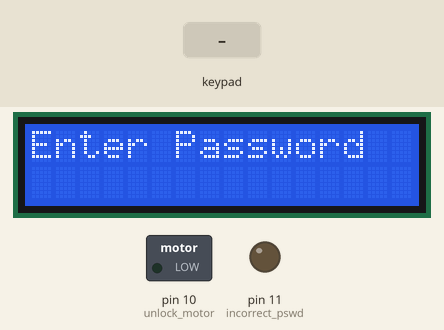
This sketch was run on a simulated Arduino Mega 2560, built with avr-gcc and run on an emulated ATmega2560. Parts: 16×2 character LCD, switched loads named in the sketch (green lamp = pin HIGH), output pins drawn as LEDs (lit = HIGH). Inputs (shaded band) come from the test bench. EEPROM starts erased.

Above: at 3.2 s.
3.3 s: keypad keys 1 2 3 4 pressed 0.4 s apart
At 5.2 s:
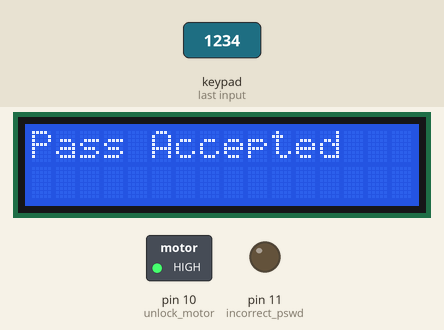
7.9 s: keypad keys 1 3 9 7 # pressed 0.4 s apart
At 10.6 s:
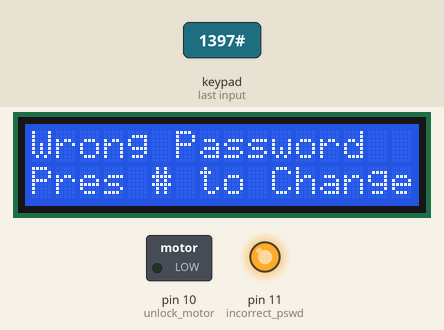
12.9 s: key '*' pressed
At 13.5 s:
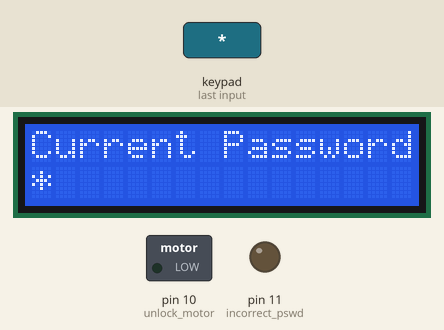
14.4 s: key '#' pressed
At 15.6 s:
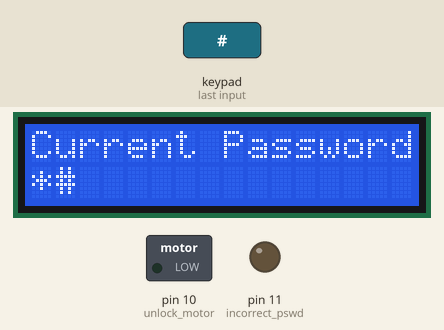
15.9 s: keypad keys 1 2 3 4 * pressed 0.4 s apart
At 19.0 s:
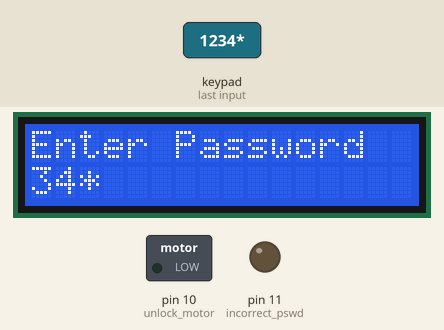
19.6 s: key '*' pressed
At 19.7 s:
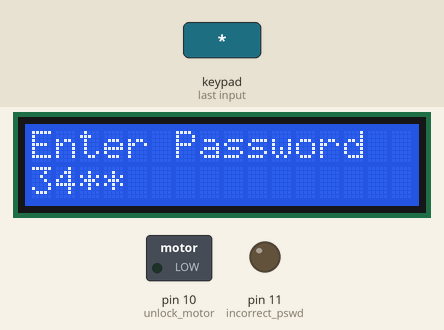
Timing chart, 0 to 22.3 s (numbered marks = the images above; inputs shaded):
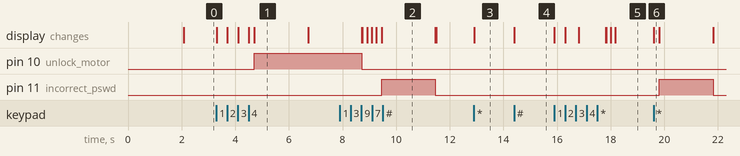

Measured:
- after the input at 3.3 s, pin 10 (unlock_motor): LOW → HIGH after 1.4 s; the display: first changes at once (image 1 shows a later state)
- after the input at 7.9 s, pin 11 (incorrect_pswd): LOW → HIGH after 1.6 s, → LOW 2.0 s later; the display: first differs from a run without the input after 0.84 s (image 2 shows a later state)
- after the input at 12.9 s, the display: changes at once (image 3)
- after the input at 14.4 s, the display: changes at once (image 4)
- after the input at 15.9 s, the display: first changes at once (image 5 shows a later state)
- after the input at 19.6 s, pin 11 (incorrect_pswd): LOW → HIGH after 0.21 s, → LOW 2.0 s later; the display: changes at once (image 6)
- what the display in image 1 shows lasts 2.0 s, from 4.7 s to 6.7 s

The sketch:

keypad_lcd_unlock.ino
```cpp
#include "Keypad.h"
#include "LiquidCrystal.h"
#include "EEPROM.h"

LiquidCrystal liquid_crystal_display(9,8,7,6,5,4);
char password[4];
char initial_password[4],new_password[4];
int i=0;
int unlock_motor = 10;
int incorrect_pswd = 11;
char key_pressed=0;
const byte rows = 4;
const byte columns = 3;
char hexaKeys[rows][columns] = {
  {'1','2','3'},
  {'4','5','6'},
  {'7','8','9'},
  {'*','0','#'}
};

byte row_pins[rows] = {A1, 2, A5, A3};
byte column_pins[columns] = {A2, A0, A4};

Keypad keypad_key = Keypad( makeKeymap(hexaKeys), row_pins, column_pins, rows, columns);

void setup()
{
  pinMode(unlock_motor, OUTPUT);
  pinMode(incorrect_pswd, OUTPUT);
  liquid_crystal_display.begin(16,2);
  liquid_crystal_display.print("UCF Knights");
  liquid_crystal_display.setCursor(0,1);
  liquid_crystal_display.print("Keyless Entry");
  delay(2000);
  liquid_crystal_display.clear();
  liquid_crystal_display.print("Enter Password");
  liquid_crystal_display.setCursor(0,1);
  initialpassword();
}

void loop()
{
  digitalWrite(unlock_motor, LOW);
  digitalWrite(incorrect_pswd, LOW);
  key_pressed = keypad_key.getKey();
  if(key_pressed=='#')
    change();
  if (key_pressed)
  {
    password[i++]=key_pressed;
    liquid_crystal_display.print(key_pressed);
      }
  if(i==4)
  {
    delay(200);
    for(int j=0;j<4;j++)
      initial_password[j]=EEPROM.read(j);
    if(!(strncmp(password, initial_password,4)))
    {
      liquid_crystal_display.clear();
      liquid_crystal_display.print("Pass Accepted");
      digitalWrite(unlock_motor, HIGH);
      delay(2000);
      liquid_crystal_display.setCursor(0,1);
      liquid_crystal_display.print("Pres # to change");
      delay(2000);
      liquid_crystal_display.clear();
      liquid_crystal_display.print("Enter Password:");
      liquid_crystal_display.setCursor(0,1);
      i=0;
    }
    else
    {
      digitalWrite(unlock_motor, LOW);
      liquid_crystal_display.clear();
      liquid_crystal_display.print("Wrong Password");
      digitalWrite(incorrect_pswd, HIGH);
      liquid_crystal_display.setCursor(0,1);
      liquid_crystal_display.print("Pres # to Change");
      delay(2000);
      liquid_crystal_display.clear();
      liquid_crystal_display.print("Enter Password");
      liquid_crystal_display.setCursor(0,1);
      i=0;
    }
  }
}

void change()
{
  int j=0;
  liquid_crystal_display.clear();
  liquid_crystal_display.print("Current Password");
  liquid_crystal_display.setCursor(0,1);
  while(j<4)
  {
    char key=keypad_key.getKey();
    if(key)
    {
      new_password[j++]=key;
      liquid_crystal_display.print(key);
    }
    key=0;
  }
  delay(500);
  if((strncmp(new_password, initial_password, 4)))
  {
    liquid_crystal_display.clear();
    liquid_crystal_display.print("Wrong Password");
    liquid_crystal_display.setCursor(0,1);
    liquid_crystal_display.print("Try Again");
    delay(1000);
  }
  else
  {
    j=0;
    liquid_crystal_display.clear();
    liquid_crystal_display.print("New Password:");
    liquid_crystal_display.setCursor(0,1);
    while(j<4)
    {
      char key=keypad_key.getKey();
      if(key)
      {
        initial_password[j]=key;
        liquid_crystal_display.print(key);
        EEPROM.write(j,key);
        j++;
      }
    }
    liquid_crystal_display.print("Pass Changed");
    delay(1000);
  }
  liquid_crystal_display.clear();
  liquid_crystal_display.print("Enter Password");
  liquid_crystal_display.setCursor(0,1);
  key_pressed=0;
}

void initialpassword(){
  for(int j=0;j<4;j++)
    EEPROM.write(j, j+49);
  for(int j=0;j<4;j++)
    initial_password[j]=EEPROM.read(j);
}
```

finger.cpp
```cpp
#include <string.h>
#include <SoftwareSerial.h>
#include "finger.h"


uint8_t finger_RxBuf[9];
uint8_t finger_TxBuf[9];

uint8_t  Finger_SleepFlag = 0;


SoftwareSerial mySerial(10, 11); // RX, TX


/***************************************************************************
* @brief      initialize the SoftwareSerial to communicate with Fingerprint module
****************************************************************************/
void Finger_SoftwareSerial_Init(void)
{
	mySerial.begin(19200);
}

/***************************************************************************
* @brief      Send a byte of data to the serial port
* @param      temp : Data to send
****************************************************************************/
void  TxByte(uint8_t temp)
{
	mySerial.write(temp);
}

/***************************************************************************
* @brief      send a command, and wait for the response of module
* @param      Scnt: The number of bytes to send
	      Rcnt: expect the number of bytes response module
	      Nms: wait timeout: Delay
* @return     ACK_SUCCESS: success
  	      other: see the macro definition
****************************************************************************/
uint8_t TxAndRxCmd(uint8_t Scnt, uint8_t Rcnt, uint16_t Nms)
{
	uint8_t  i, j, CheckSum;
	uint16_t   uart_RxCount = 0;
	unsigned long  time_before = 0;
	unsigned long  time_after = 0;
	uint8_t   overflow_Flag = 0;;

	 TxByte(CMD_HEAD);
	 CheckSum = 0;
	 for (i = 0; i < Scnt; i++)
	 {
		TxByte(finger_TxBuf[i]);
		CheckSum ^= finger_TxBuf[i];
	 }
	 TxByte(CheckSum);
	 TxByte(CMD_TAIL);

	 memset(finger_RxBuf,0,sizeof(finger_RxBuf));   ////////

	 mySerial.flush();  /////

	 // Receive time out: Nms
	time_before = millis();
	 do
	 {
		overflow_Flag = 0;
		if(mySerial.available())
		{
			finger_RxBuf[uart_RxCount++] = mySerial.read();
		}
		time_after = millis();
		if(time_before > time_after)   //if overflow (go back to zero)
		{
			time_before = millis();	  // get time_before again
			overflow_Flag = 1;
		}

	 } while (((uart_RxCount < Rcnt) && (time_after - time_before < Nms)) || (overflow_Flag == 1));

	 if (uart_RxCount != Rcnt)return ACK_TIMEOUT;
	 if (finger_RxBuf[0] != CMD_HEAD) return ACK_FAIL;
	 if (finger_RxBuf[Rcnt - 1] != CMD_TAIL) return ACK_FAIL;
	 if (finger_RxBuf[1] != (finger_TxBuf[0])) return ACK_FAIL;
	 CheckSum = 0;
	 for (j = 1; j < uart_RxCount - 1; j++) CheckSum ^= finger_RxBuf[j];
	 if (CheckSum != 0) return ACK_FAIL;
 	 return ACK_SUCCESS;
}

/***************************************************************************
* @brief      Query the number of existing fingerprints
* @return     0xFF: error
  	      other: success, the value is the number of existing fingerprints
****************************************************************************/
uint8_t GetUserCount(void)
{
  uint8_t m;

	finger_TxBuf[0] = CMD_USER_CNT;
	finger_TxBuf[1] = 0;
	finger_TxBuf[2] = 0;
	finger_TxBuf[3] = 0;
	finger_TxBuf[4] = 0;

	m = TxAndRxCmd(5, 8, 200);

	if (m == ACK_SUCCESS && finger_RxBuf[4] == ACK_SUCCESS)
	{
	    return finger_RxBuf[3];
	}
	else
	{
	 	return 0xFF;
	}
}

/***************************************************************************
* @brief      Get Compare Level
* @return     0xFF: error
  	      other: success, the value is compare level
****************************************************************************/
uint8_t GetcompareLevel(void)
{
	uint8_t m;

	finger_TxBuf[0] = CMD_COM_LEV;
	finger_TxBuf[1] = 0;
	finger_TxBuf[2] = 0;
	finger_TxBuf[3] = 1;
	finger_TxBuf[4] = 0;

	m = TxAndRxCmd(5, 8, 200);

	if (m == ACK_SUCCESS && finger_RxBuf[4] == ACK_SUCCESS)
	{
	    return finger_RxBuf[3];
	}
	else
	{
	 	return 0xFF;
	}
}

/***************************************************************************
* @brief      Set Compare Level
* @param      temp: Compare Level,the default value is 5, can be set to 0-9, the bigger, the stricter
* @return     0xFF: error
  	      other: success, the value is compare level
****************************************************************************/
uint8_t SetcompareLevel(uint8_t temp)
{
	uint8_t m;

	finger_TxBuf[0] = CMD_COM_LEV;
	finger_TxBuf[1] = 0;
	finger_TxBuf[2] = temp;
	finger_TxBuf[3] = 0;
	finger_TxBuf[4] = 0;

	m = TxAndRxCmd(5, 8, 200);

	if (m == ACK_SUCCESS && finger_RxBuf[4] == ACK_SUCCESS)
	{
	    return finger_RxBuf[3];
	}
	else
	{
	 	return 0xFF;
	}
}

/***************************************************************************
* @brief      Get the time that fingerprint collection wait timeout
* @return     0xFF: error
  	      other: success, the value is the time that fingerprint collection wait timeout
****************************************************************************/
uint8_t GetTimeOut(void)
{
	uint8_t m;

	finger_TxBuf[0] = CMD_TIMEOUT;
	finger_TxBuf[1] = 0;
	finger_TxBuf[2] = 0;
	finger_TxBuf[3] = 1;
	finger_TxBuf[4] = 0;

	m = TxAndRxCmd(5, 8, 200);

	if (m == ACK_SUCCESS && finger_RxBuf[4] == ACK_SUCCESS)
	{
	    return finger_RxBuf[3];
	}
	else
	{
	 	return 0xFF;
	}
}

/***************************************************************************
* @brief      Register fingerprint
* @return     ACK_SUCCESS: success
  	      other: see the macro definition
****************************************************************************/
uint8_t AddUser(void)
{
	uint8_t m;

	m = GetUserCount();
	if (m >= USER_MAX_CNT)
		return ACK_FULL;


	finger_TxBuf[0] = CMD_ADD_1;
	finger_TxBuf[1] = 0;
	finger_TxBuf[2] = m +1;
	finger_TxBuf[3] = 3;
	finger_TxBuf[4] = 0;
	m = TxAndRxCmd(5, 8, 6000);
	if (m == ACK_SUCCESS && finger_RxBuf[4] == ACK_SUCCESS)
	{
		finger_TxBuf[0] = CMD_ADD_3;
		m = TxAndRxCmd(5, 8, 6000);
		if (m == ACK_SUCCESS && finger_RxBuf[4] == ACK_SUCCESS)
		{
			return ACK_SUCCESS;
		}
		else
		return ACK_FAIL;
	}
	else
		return ACK_FAIL;
}

/***************************************************************************
* @brief      Clear fingerprints
* @return     ACK_SUCCESS:  success
  	      ACK_FAIL:     error
****************************************************************************/
uint8_t  ClearAllUser(void)
{
 	uint8_t m;

	finger_TxBuf[0] = CMD_DEL_ALL;
	finger_TxBuf[1] = 0;
	finger_TxBuf[2] = 0;
	finger_TxBuf[3] = 0;
	finger_TxBuf[4] = 0;

	m = TxAndRxCmd(5, 8, 500);

	if (m == ACK_SUCCESS && finger_RxBuf[4] == ACK_SUCCESS)
	{
		return ACK_SUCCESS;
	}
	else
	{
		return ACK_FAIL;
	}
}

/***************************************************************************
* @brief      Check if user ID is between 1 and 3
* @return     TRUE
  	      FALSE
****************************************************************************/
uint8_t IsMasterUser(uint8_t UserID)
{
    if ((UserID == 1) || (UserID == 2) || (UserID == 3)) return TRUE;
			else  return FALSE;
}

/***************************************************************************
* @brief      Fingerprint matching
* @return     ACK_SUCCESS: success
  	      other: see the macro definition
****************************************************************************/
uint8_t VerifyUser(void)
{
	uint8_t m;

	finger_TxBuf[0] = CMD_MATCH;
	finger_TxBuf[1] = 0;
	finger_TxBuf[2] = 0;
	finger_TxBuf[3] = 0;
	finger_TxBuf[4] = 0;

	m = TxAndRxCmd(5, 8, 5000);

	if ((m == ACK_SUCCESS) && (IsMasterUser(finger_RxBuf[4]) == TRUE))
	{
		 return ACK_SUCCESS;
	}
	else if(finger_RxBuf[4] == ACK_NO_USER)
	{
		return ACK_NO_USER;
	}
	else if(finger_RxBuf[4] == ACK_TIMEOUT)
	{
		return ACK_TIMEOUT;
	}
	else
	{
		return ACK_GO_OUT;   // The center of the fingerprint is out of alignment with sensor
	}
}

/***************************************************************************
* @brief      Wait until the fingerprint module works properly
****************************************************************************/
void Finger_Wait_Until_OK(void)
{
    digitalWrite(Finger_RST_Pin , LOW);
	delay(300);
    digitalWrite(Finger_RST_Pin , HIGH);
	delay(300);  // Wait for module to start

	 // ERROR: Please ensure that the module power supply is 3.3V or 5V,
	 // the serial line is correct, the baud rate defaults to 19200,
	 // and finally the power is switched off, and then power on again !
	while(SetcompareLevel(5) != 5)
	{
		delay(1000);
		Serial.println("***ERROR***");
	}

	Serial.write("*************** WaveShare Capacitive Fingerprint Reader Test ***************\r\n");
	Serial.write("Compare Level:  5    (can be set to 0-9, the bigger, the stricter)\r\n");
	Serial.write("Number of fingerprints already available:  ");  Serial.print(GetUserCount());
	Serial.write("\r\n Use the serial port to send the commands to operate the module:\r\n");
	Serial.write(" CMD1 : Query the number of existing fingerprints\r\n");
	Serial.write(" CMD2 : Add fingerprint  (Each entry needs to be read two times: \"beep\", "); Serial.write("put the finger on sensor, \"beep\", put up, \"beep\", put on again)\r\n");
	Serial.write(" CMD3 : Fingerprint matching  (Send the command, put your finger on sensor after \"beep\". "); Serial.write("Each time you send a command, module waits and matches once)\r\n");
	Serial.write(" CMD4 : Clear fingerprints\r\n");
	Serial.write(" CMD5 : Switch to sleep mode, you can use the finger Automatic wake-up function");
	Serial.write(" CMD6 : Wake up and make all commands valid\r\n");
	Serial.write("*************** WaveShare Capacitive Fingerprint Reader Test ***************\r\n");
}

/***************************************************************************
* @brief      Analysis of the serial port 2 command (computer serial assistant)
****************************************************************************/
void Analysis_PC_Command(void)
{
	static  uint8_t  step;
	uint8_t temp;

	if(Serial.available())
	{
		temp = Serial.read();

		switch(step)
		{
			case 0:
				if(temp == 'C')     step++;
				else    step = 0;
				break;
			case 1:
				if(temp == 'M')     step++;
				else    step = 0;
				break;
			case 2:
				if(temp == 'D')     step++;
				else    step = 0;
				break;
			case 3:
				switch(temp)
				{
					case '1':
						if(Finger_SleepFlag == 1)  break;
						Serial.write("Number of fingerprints already available:  "); Serial.println(GetUserCount());
						break;
					case '2':
						if(Finger_SleepFlag == 1)  break;
                        Serial.write(" Add fingerprint  (Each entry needs to be read two times: \"beep\", "); Serial.write("put the finger on sensor, \"beep\", put up, \"beep\", put on again)\r\n");
						switch(AddUser())
						{
							case ACK_SUCCESS:
								Serial.println("Fingerprint added successfully !");
								break;

							case ACK_FAIL:
								Serial.println("Failed: Please try to place the center of the fingerprint flat to sensor, or this fingerprint already exists !");
								break;

							case ACK_FULL:
								Serial.println("Failed: The fingerprint library is full !");
								break;
						}
						break;
					case '3':
						if(Finger_SleepFlag == 1)  break;
						Serial.println("Waiting Finger......Please try to place the center of the fingerprint flat to sensor !");
						switch(VerifyUser())
						{
							case ACK_SUCCESS:
								Serial.println("Matching successful !");
								break;
							case ACK_NO_USER:
								Serial.println("Failed: This fingerprint was not found in the library !");
								break;
							case ACK_TIMEOUT:
								Serial.println("Failed: Time out !");
								break;
							case ACK_GO_OUT:
								Serial.println("Failed: Please try to place the center of the fingerprint flat to sensor !");
								break;
						}
						break;
					case '4':
						if(Finger_SleepFlag == 1)  break;
						ClearAllUser();
						Serial.println("All fingerprints have been cleared !");
						break;
					case '5':
						if(Finger_SleepFlag == 1)  break;
						digitalWrite(Finger_RST_Pin , LOW);
						Finger_SleepFlag = 1;
						Serial.println("Module has entered sleep mode: you can use the finger Automatic wake-up function, in this mode, only CMD6 is valid, send CMD6 to pull up the RST pin of module, so that the module exits sleep !");
						break;
					case '6':
						digitalWrite(Finger_RST_Pin , HIGH);
						delay(300);  // Wait for module to start
						Finger_SleepFlag = 0;
						Serial.println("The module is awake. All commands are valid !");
						break;

					default: break;
				}

				step = 0;
				break;

			default:   break;
		}
	}
}

/***************************************************************************
* @brief
     If you enter the sleep mode, then open the Automatic wake-up function of the finger,
     begin to check if the finger is pressed, and then start the module and match
****************************************************************************/
void Auto_Verify_Finger(void)
{
	if(digitalRead(Finger_WAKE_Pin) == HIGH)   // If you press your finger
	{
		delay(20);
		if(digitalRead(Finger_WAKE_Pin) == HIGH)
		{
			digitalWrite(Finger_RST_Pin , HIGH);    // Pull up the RST to start the module and start matching the fingers
			delay(300);	 // Wait for module to start

			Serial.println("Waiting Finger......Please try to place the center of the fingerprint flat to sensor !");
			switch(VerifyUser())
			{
				case ACK_SUCCESS:
					Serial.println("Matching successful !");
					break;
				case ACK_NO_USER:
					Serial.println("Failed: This fingerprint was not found in the library !");
					break;
				case ACK_TIMEOUT:
					Serial.println("Failed: Time out !");
					break;
				case ACK_GO_OUT:
					Serial.println("Failed: Please try to place the center of the fingerprint flat to sensor !");
					break;
			}

			//After the matching action is completed, drag RST down to sleep
			//and continue to wait for your fingers to press
			digitalWrite(Finger_RST_Pin , LOW);
		}
	}
}
```

Source omitted: finger.h (1587 bytes)
